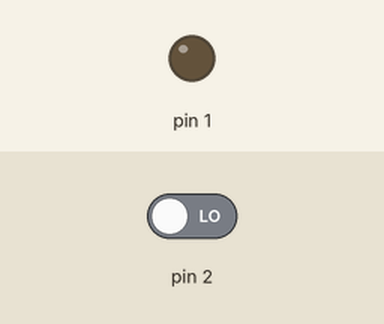
Recording of a sketch running on a simulated Arduino Uno, built with avr-gcc and run on an emulated ATmega328P. On the bench: output pins drawn as LEDs (lit = HIGH). The test bench sets the inputs (shaded band); at power-on: pin 2 LOW.

Above: at 1.2 s.
1.3 s: pin 2 driven HIGH
At 2.1 s:
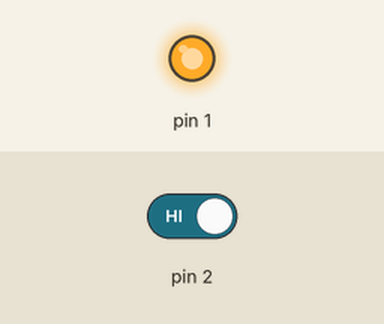
2.8 s: pin 2 driven LOW
At 3.2 s:
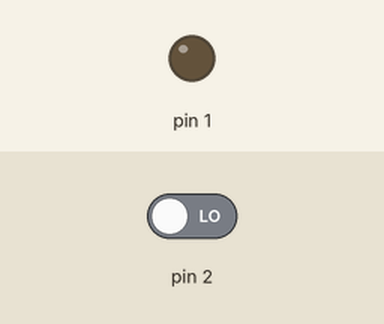
Timing chart, 0 to 5.8 s (numbered marks = the images above; inputs shaded):
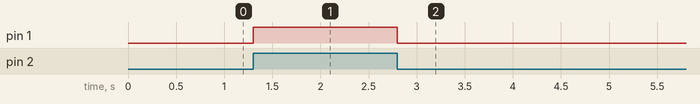

The sketch:

automatic_bathroom_light_on1.ino
```cpp
// C++ code
//
void setup()
{

  pinMode(2,INPUT);
  pinMode(1,OUTPUT);
}

void loop()
{
  int a=digitalRead(2);
  if(a==1)
  {
  digitalWrite(1,HIGH);
  }
  else{
    digitalWrite(1,LOW);
  }


}
```

Measured:
- after the input at 1.3 s, pin 1: LOW → HIGH at once
- after the input at 2.8 s, pin 1: HIGH → LOW at once
